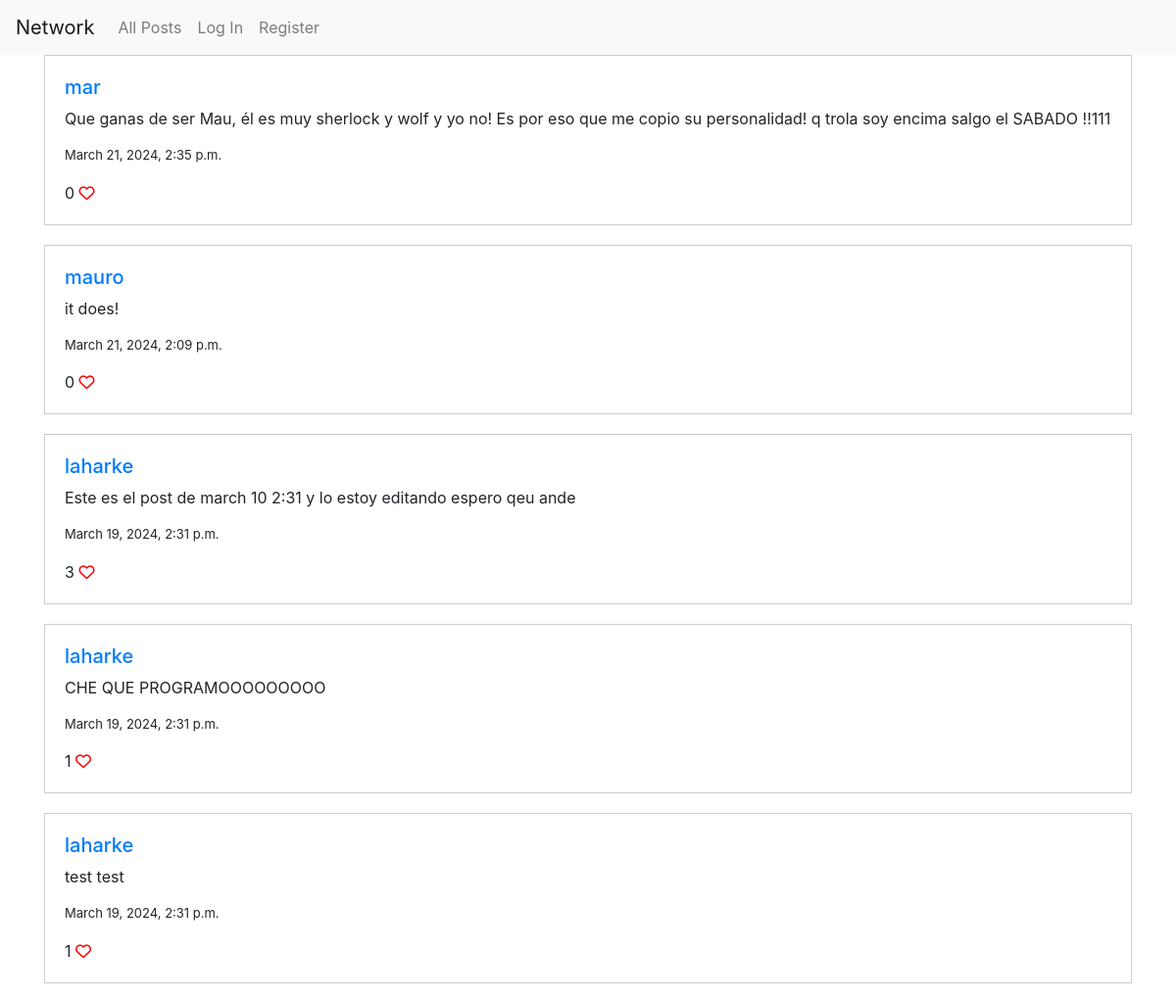
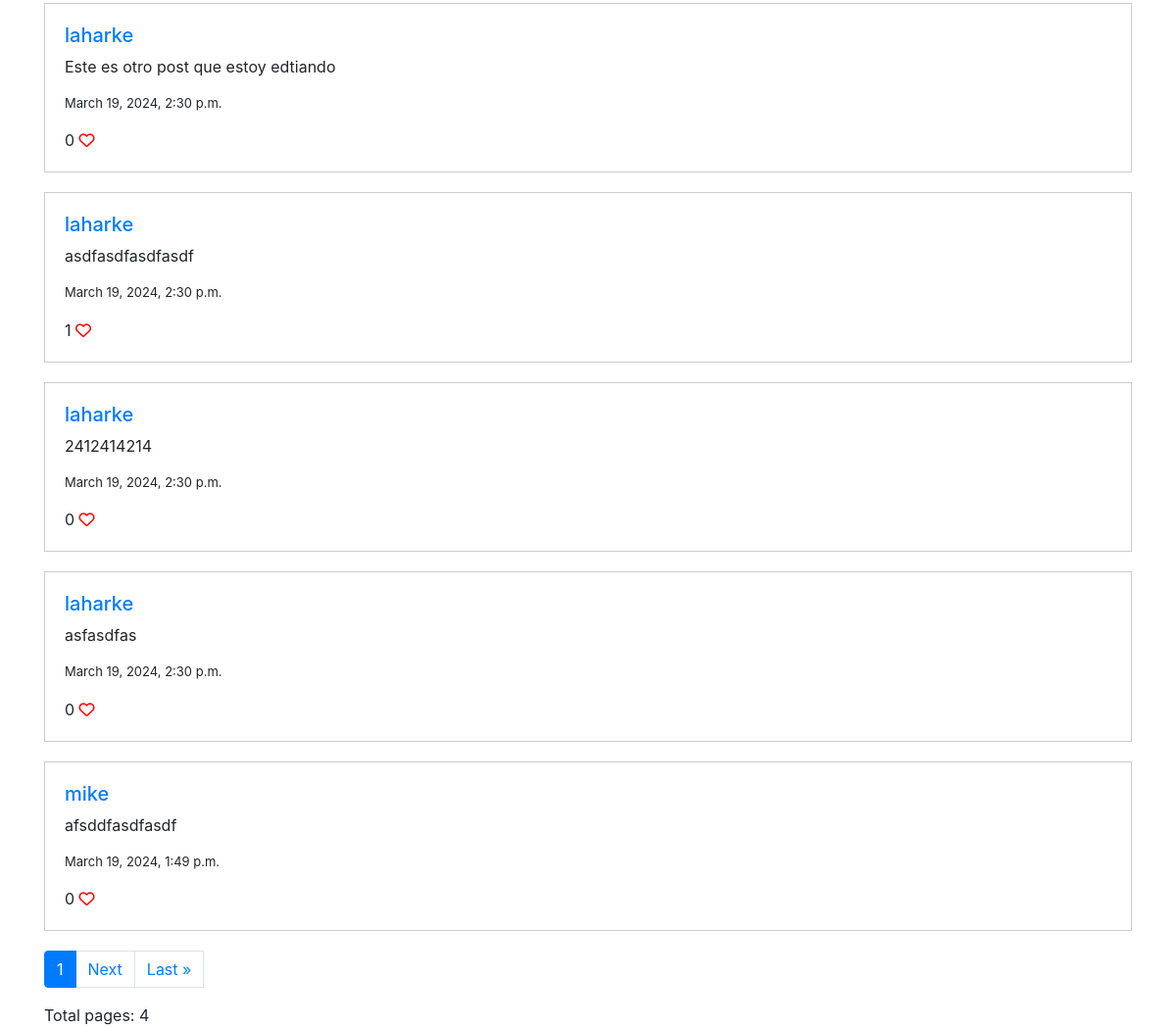
The page / on the database its author committed (2 pictures, top to bottom).
### network/models.py (models this page shows)
class Post(models.Model):
    user = models.ForeignKey(User, on_delete=models.CASCADE)
    text = models.CharField(max_length=255, blank=False)
    date = models.DateTimeField(auto_now_add=True, blank=True)

class User(AbstractUser):
    pass

### network/views.py (the view)
# urls.py: path("", views.index, name="index"),
def index(request):
    postForm = PostForm()
    all_posts = Post.objects.all().order_by('-date')
    if (request.user.id):
        likedPostIds = Like.objects.filter(user = request.user).values_list('post', flat=True)
    else:
        likedPostIds =[]
    likes = {}
    for post in all_posts:
        postLikes = Like.objects.filter(post = post.id).count()
        likes[post.id] = postLikes
    print(all_posts)
    paginator = Paginator(all_posts, 10) # Show 10 post per page.
    page_number = request.GET.get('page')
    page_obj = paginator.get_page(page_number)
    return render(request, "network/index.html",
                {"postForm": postForm,
                "all_posts": all_posts,
                "newPost": 'true',
                'page_obj': page_obj,
                'likedPostIds': likedPostIds,
                'likes': likes
                }
    )

### network/templates/network/index.html (shortened to what this page needs)
{% extends "network/layout.html" %}
{% block body %}
    {% for post in page_obj %}
        <div class="container">
            <div class="tweet-container">
            <a href="/profile/{{post.user}}" style="font-size:8px; font-weight: bold;"><h5>{{ post.user }}</h5></a>
            <p>{{ post.text }}</p>
            <p style="font-size: 13px;">{{ post.date }}</p>
            {% for key, value in likes.items %}
                {% if key == post.id %}
                    <span>{{ value }}</span>
                {% endif %}
            {% endfor %}
            {% if user.is_authenticated %}
                {% if post.id in likedPostIds %}
                    <i class="fa fa-regular fa-heart" style="color: red;" onclick="un_like({{ post.id }})"></i>
                {% else %}
                    <i class="far fa-heart" onclick="un_like({{ post.id }})"></i>
                {% endif %}
            {% else %}
                <i class="fa fa-regular fa-heart" style="color: red;"></i>
            {% endif %}
            </div>
        </div>
    {% endfor %}
    <div class="container">
        <nav aria-label="...">
            <ul class="pagination">
                <li class="page-item active" aria-current="page">
                    <a class="page-link" href="#">{{ page_obj.number }} <span class="sr-only">(current)</span></a>
                </li>
                {% if page_obj.has_next %}
                    <li class="page-item">
                        <a class="page-link" href="?page={{ page_obj.next_page_number }}">Next</a>
                    </li>
                    <a class="page-link" href="?page={{ page_obj.paginator.num_pages }}">Last &raquo;</a>
                {% endif %}
            </ul>
            Total pages: {{ page_obj.paginator.num_pages }}
        </nav>
    </div>
{% endblock %}

### network/static/network/styles.css (style rules this page uses)
.tweet-container { border: 1px solid #ccc; padding: 20px; margin-bottom: 20px; }

### rows shown on the page
Post: user "mar", text "Que ganas de ser Mau, él es muy sherlock y wolf y yo no! Es por eso que me copio su personalidad! q trola soy encima salgo el SABADO !!111", date "March 21, 2024, 2:35 p.m.", likes "0"
Post: user "mauro", text "it does!", date "March 21, 2024, 2:09 p.m.", likes "0"
Post: user "laharke", text "Este es el post de march 10 2:31 y lo estoy editando espero qeu ande", date "March 19, 2024, 2:31 p.m.", likes "3"
Post: user "laharke", text "CHE QUE PROGRAMOOOOOOOOO", date "March 19, 2024, 2:31 p.m.", likes "1"
Post: user "laharke", text "test test", date "March 19, 2024, 2:31 p.m.", likes "1"
Post: user "laharke", text "Este es otro post que estoy edtiando", date "March 19, 2024, 2:30 p.m.", likes "0"
Post: user "laharke", text "asdfasdfasdfasdf", date "March 19, 2024, 2:30 p.m.", likes "1"
Post: user "laharke", text "2412414214", date "March 19, 2024, 2:30 p.m.", likes "0"
Post: user "laharke", text "asfasdfas", date "March 19, 2024, 2:30 p.m.", likes "0"
Post: user "mike", text "afsddfasdfasdf", date "March 19, 2024, 1:49 p.m.", likes "0"

### other values the page prints
{{ page_obj.number }} "1"
{{ page_obj.paginator.num_pages }} "4"
